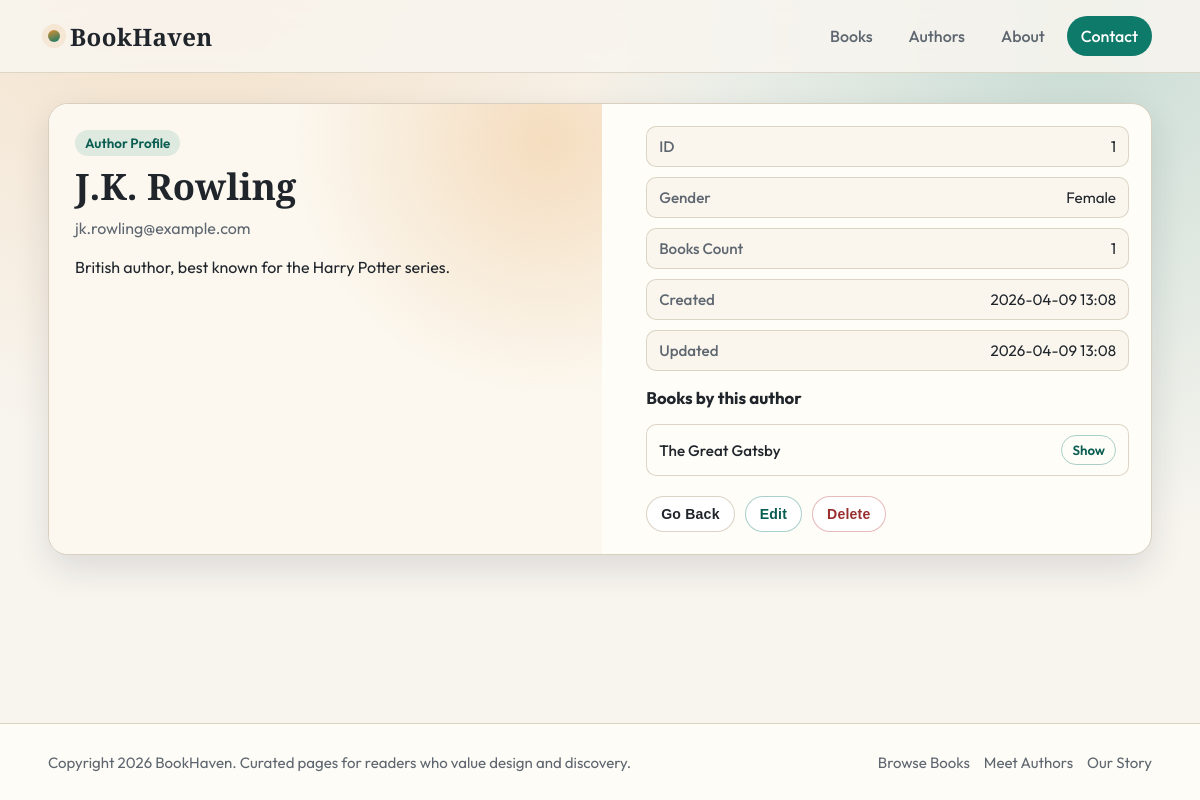
The app's page /authors/1/ with its own data.
### authors/models.py (models this page shows, shortened)
class Author(models.Model):
    name = models.CharField(max_length=100)
    email = models.EmailField(unique=True)
    bio = models.TextField(blank=True)
    gender = models.CharField(choices=[('M', 'Male'), ('F', 'Female')], max_length=1)
    books = models.ManyToManyField('books.Book', related_name='authors')
    created_at = models.DateTimeField(auto_now_add=True)
    updated_at = models.DateTimeField(auto_now=True)

### books/models.py (models this page shows, shortened)
class Book(models.Model):
    title = models.CharField(max_length=200, unique=True)
    brief = models.TextField()
    image = models.ImageField(upload_to='books/images/', null=True, blank=True)
    no_of_page = models.IntegerField()
    price = models.DecimalField(max_digits=6, decimal_places=2)
    created_at = models.DateTimeField(auto_now_add=True, null=True, blank=True, editable=False)
    updated_at = models.DateTimeField(auto_now=True, null=True, blank=True)

### authors/views.py (the view)
# urls.py: path('<int:id>/', views.AuthorDetailView.as_view(), name='authors.show'),
class AuthorDetailView(View):
    def get(self, request, id):
        author = get_object_or_404(Author, id=id)
        return render(request, 'authors/show.html', {'author': author})

### authors/templates/authors/show.html (shortened to what this page needs)
{% extends 'layouts/navbar_main_footer.html' %}
{% block content %}
<section class="author-details">
	<div class="identity">
		<span class="tag">Author Profile</span>
		<h1 class="name">{{ author.name|default:'Unknown Author' }}</h1>
		<p class="email">{{ author.email|default:'No email provided' }}</p>
		<p class="bio">{{ author.bio|default:'No biography available for this author yet.' }}</p>
	</div>
	<div class="details-panel">
		<ul class="facts">
			<li><strong>ID</strong><span>{{ author.id }}</span></li>
			<li><strong>Gender</strong><span>{{ author.get_gender_display|default:'-' }}</span></li>
			<li><strong>Books Count</strong><span>{{ author.books.count }}</span></li>
			<li><strong>Created</strong><span>{{ author.created_at|date:'Y-m-d H:i' }}</span></li>
			<li><strong>Updated</strong><span>{{ author.updated_at|date:'Y-m-d H:i' }}</span></li>
		</ul>
		<h2 class="books-title">Books by this author</h2>
		{% if author.books.all %}
		<ul class="books-list">
			{% for book in author.books.all %}
			<li>
				<p class="book-name">{{ book.title }}</p>
				<a href="{% url 'books.show' book.id %}" class="show-book">Show</a>
			</li>
			{% endfor %}
		</ul>
		{% else %}
		<p class="empty-books">This author does not have linked books yet.</p>
		{% endif %}
		<div class="actions">
			<button type="button" class="btn btn-neutral" onclick="window.location.href='{% url 'authors.index' %}'">Go Back</button>
			<button type="button" class="btn btn-primary" onclick="window.location.href='{% url 'authors.edit' author.id %}'">Edit</button>
			<form action="{% url 'authors.delete' author.id %}" method="post" onsubmit="return confirm('Delete this author?');">
				<button type="submit" class="btn btn-danger">Delete</button>
			</form>
		</div>
	</div>
</section>
{% endblock %}

### templates/layouts/navbar_main_footer.html (style rules this page uses)
:root { --bg: #f8f5ef; --surface: #fffdf8; --surface-alt: #efe6d8; --text: #1f252b; --muted: #5e6670; --primary: #0e7a6a; --primary-dark: #0a5d51; --accent: #de8f32; --border: #d8cfbf; --shadow: 0 14px 34px rgba(23, 33, 46, 0.12); --radius-lg: 20px; --radius-md: 14px; --radius-sm: 10px; }
* { box-sizing: border-box; }
body { margin: 0; font-family: 'Outfit', sans-serif; color: var(--text); background: radial-gradient(circle at 15% -15%, rgba(222, 143, 50, 0.24), transparent 42%), radial-gradient(circle at 90% 5%, rgba(14, 122, 106, 0.2), transparent 38%), var(--bg); min-height: 100vh; display: flex; flex-direction: column; }
a { color: inherit; text-decoration: none; }

### authors/templates/authors/show.html (style rules this page uses)
.author-details { display: grid; grid-template-columns: 1.05fr 1fr; gap: 22px; background: var(--surface); border: 1px solid var(--border); border-radius: var(--radius-lg); box-shadow: var(--shadow); overflow: hidden; }
.identity { padding: 26px; background: radial-gradient(circle at 90% 8%, rgba(222, 143, 50, 0.26), transparent 40%), #fcf8f0; display: grid; align-content: start; gap: 10px; }
.tag { display: inline-flex; padding: 5px 10px; border-radius: 999px; background: rgba(14, 122, 106, 0.12); color: var(--primary-dark); font-size: 0.84rem; font-weight: 600; width: fit-content; }
.name { margin: 0; font-family: 'Playfair Display', serif; font-size: clamp(1.7rem, 1.15rem + 1.5vw, 2.4rem); line-height: 1.15; }
.email { margin: 0; color: var(--muted); }
.bio { margin: 6px 0 0; line-height: 1.7; color: var(--text); }
.details-panel { padding: 22px; display: grid; gap: 16px; }
.facts { margin: 0; padding: 0; list-style: none; display: grid; gap: 10px; }
.facts li { padding: 10px 12px; border-radius: var(--radius-sm); background: #faf6ee; border: 1px solid rgba(216, 207, 191, 0.85); display: flex; justify-content: space-between; gap: 10px; font-size: 0.95rem; }
.facts strong { color: var(--muted); font-weight: 500; }
.books-title { margin: 0; font-size: 1.05rem; }
.books-list { margin: 0; padding: 0; list-style: none; display: grid; gap: 8px; }
.books-list li { display: flex; align-items: center; justify-content: space-between; gap: 10px; border: 1px solid rgba(216, 207, 191, 0.85); border-radius: var(--radius-sm); padding: 10px 12px; background: #fffdf8; }
.book-name { margin: 0; font-size: 0.95rem; font-weight: 500; }
.show-book { padding: 6px 10px; border-radius: 999px; border: 1px solid rgba(14, 122, 106, 0.35); color: var(--primary-dark); font-size: 0.83rem; font-weight: 600; }
.actions { display: flex; gap: 10px; flex-wrap: wrap; margin-top: 4px; }
.actions form { margin: 0; }
.btn { display: inline-flex; align-items: center; justify-content: center; padding: 9px 14px; border-radius: 999px; font-size: 0.88rem; font-weight: 700; letter-spacing: 0.2px; cursor: pointer; border: 1px solid transparent; background: #fff; color: var(--primary-dark); transition: 0.2s ease; }
.btn-neutral { border-color: rgba(216, 207, 191, 0.9); color: var(--text); }
.btn-primary { border-color: rgba(14, 122, 106, 0.35); color: var(--primary-dark); }
.btn-danger { border-color: rgba(185, 57, 57, 0.35); color: #9a2f2f; }

### records on screen
Author: name "J.K. Rowling", email "jk.rowling@example.com", bio "British author, best known for the Harry Potter series.", id "1", gender "Female", books.count "1", created_at "2026-04-09 13:08", updated_at "2026-04-09 13:08"
Book: title "The Great Gatsby"
